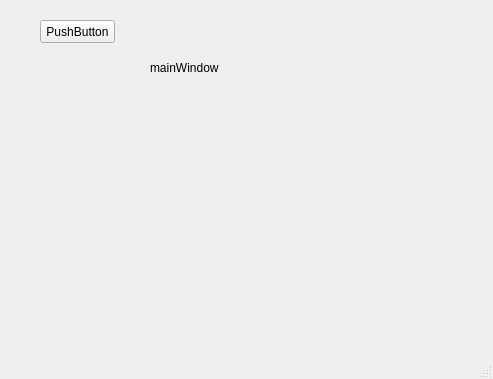
<?xml version="1.0" encoding="UTF-8"?>
<ui version="4.0">
 <class>MainWindow</class>
 <widget class="QMainWindow" name="MainWindow">
  <property name="geometry">
   <rect>
    <x>0</x>
    <y>0</y>
    <width>493</width>
    <height>379</height>
   </rect>
  </property>
  <property name="windowTitle">
   <string>MainWindow</string>
  </property>
  <widget class="QWidget" name="centralwidget">
   <widget class="QPushButton" name="btnToSecond">
    <property name="geometry">
     <rect>
      <x>40</x>
      <y>20</y>
      <width>75</width>
      <height>23</height>
     </rect>
    </property>
    <property name="text">
     <string>PushButton</string>
    </property>
   </widget>
   <widget class="QLabel" name="label">
    <property name="geometry">
     <rect>
      <x>150</x>
      <y>60</y>
      <width>71</width>
      <height>16</height>
     </rect>
    </property>
    <property name="text">
     <string>mainWindow</string>
    </property>
   </widget>
  </widget>
  <widget class="QMenuBar" name="menubar">
   <property name="geometry">
    <rect>
     <x>0</x>
     <y>0</y>
     <width>493</width>
     <height>21</height>
    </rect>
   </property>
  </widget>
  <widget class="QStatusBar" name="statusbar"/>
 </widget>
 <resources/>
 <connections>
  <connection>
   <sender>btnToSecond</sender>
   <signal>clicked()</signal>
   <receiver>MainWindow</receiver>
   <slot>btn_to_second()</slot>
   <hints>
    <hint type="sourcelabel">
     <x>68</x>
     <y>49</y>
    </hint>
    <hint type="destinationlabel">
     <x>68</x>
     <y>105</y>
    </hint>
   </hints>
  </connection>
 </connections>
 <slots>
  <slot>btn_to_second()</slot>
 </slots>
</ui>
